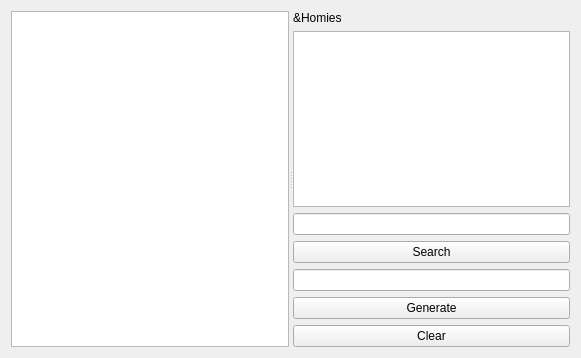
<?xml version="1.0" encoding="UTF-8"?>
<ui version="4.0">
 <class>Form</class>
 <widget class="QWidget" name="Form">
  <property name="geometry">
   <rect>
    <x>0</x>
    <y>0</y>
    <width>581</width>
    <height>358</height>
   </rect>
  </property>
  <property name="windowTitle">
   <string>Form</string>
  </property>
  <layout class="QGridLayout" name="gridLayout">
   <item row="0" column="0">
    <widget class="QSplitter" name="splitter">
     <property name="orientation">
      <enum>Qt::Horizontal</enum>
     </property>
     <widget class="QTextEdit" name="mainTextArea"/>
     <widget class="QWidget" name="">
      <layout class="QVBoxLayout" name="verticalLayout_3">
       <item>
        <layout class="QVBoxLayout" name="verticalLayout_2">
         <item>
          <widget class="QLabel" name="label">
           <property name="text">
            <string>&amp;Homies</string>
           </property>
          </widget>
         </item>
         <item>
          <widget class="QTextEdit" name="homiesTextArea"/>
         </item>
         <item>
          <widget class="QLineEdit" name="searchEdit"/>
         </item>
         <item>
          <widget class="QPushButton" name="searchButton">
           <property name="text">
            <string>Search</string>
           </property>
          </widget>
         </item>
        </layout>
       </item>
       <item>
        <layout class="QVBoxLayout" name="verticalLayout">
         <item>
          <widget class="QLineEdit" name="numberGenerateEdit"/>
         </item>
         <item>
          <widget class="QPushButton" name="generateButton">
           <property name="text">
            <string>Generate</string>
           </property>
          </widget>
         </item>
         <item>
          <widget class="QPushButton" name="clearButton">
           <property name="text">
            <string>Clear</string>
           </property>
          </widget>
         </item>
        </layout>
       </item>
      </layout>
     </widget>
    </widget>
   </item>
  </layout>
 </widget>
 <resources/>
 <connections/>
</ui>
